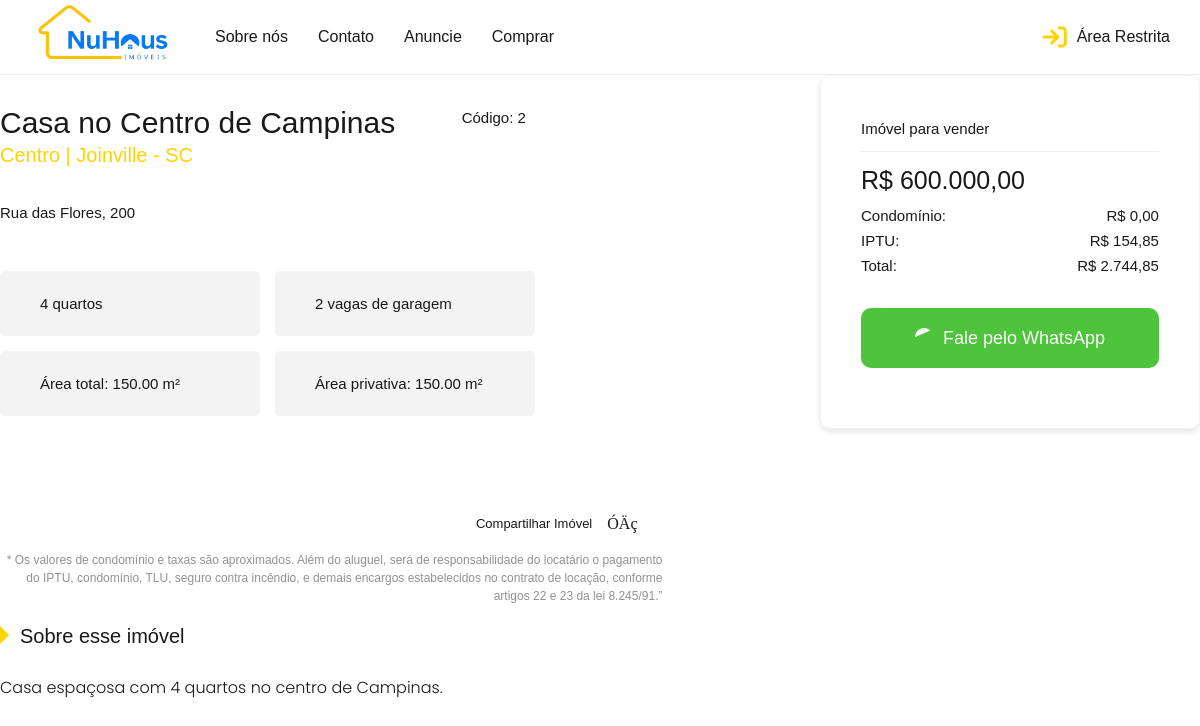
Page /imobiliaria/index.php?page=imovel&announcement_id=2 on the committed database.
### tables this page shows
CREATE TABLE announcement (
    announcement_id INT AUTO_INCREMENT PRIMARY KEY,
    title VARCHAR(255) NOT NULL,
    description TEXT NOT NULL,
    price DECIMAL(10, 2) NOT NULL,
    build_id INT NOT NULL,
    user_id INT NOT NULL,
	isHighlighted BOOLEAN NOT NULL,
    FOREIGN KEY (build_id) REFERENCES build(build_id),
    FOREIGN KEY (user_id) REFERENCES user(user_id)
);

CREATE TABLE build (
    build_id INT AUTO_INCREMENT PRIMARY KEY,
    address VARCHAR(255) NOT NULL,
    city_id INT,
    state_id INT,
    photos LONGTEXT,
    info_area_total DECIMAL(10, 2) NOT NULL,
    info_parking_space INT NOT NULL,
    info_rooms INT NOT NULL,
    neighborhood VARCHAR(100) NOT NULL,
    condominium_price DECIMAL(10, 2),
    is_condominium BOOLEAN NOT NULL,
    iptu_price DECIMAL(10, 2) NOT NULL,
    FOREIGN KEY (city_id) REFERENCES city(city_id),
    FOREIGN KEY (state_id) REFERENCES state(state_id)
);

### imobiliaria/pages/imovel.php (the view, shortened to what this page needs)
<!DOCTYPE html>
<html lang="pt-br">
<head>
    <link rel="stylesheet" type="text/css" href="../assets/css/style.css">
</head>
<body>
<?php
$con = mysqli_connect("localhost", "root", "", "corretora");
$announcement_id = isset($_GET['announcement_id']) ? intval($_GET['announcement_id']) : 0;
if ($announcement_id > 0) {
    $sql = "SELECT a.title, a.description, a.price, b.address, b.info_rooms, b.info_area_total, b.info_parking_space, b.neighborhood
            FROM announcement a
            JOIN build b ON a.build_id = b.build_id
            WHERE a.announcement_id = ?";
    $stmt = $con->prepare($sql);
    $stmt->bind_param("i", $announcement_id);
    $stmt->execute();
    $result = $stmt->get_result();
    $announcement = $result->fetch_assoc();
} else {
    die("ID do anúncio inválido.");
}
?>
<div class="propertie-item-inside property-content">
    <div class="content">
        <div class="row">
            <div class="col-md-7">
                <div class="description">
                    <div class="details">
                        <div class="row">
                            <div class="col-md-8">
                                <h1 class="title title-1 name"><?php echo htmlspecialchars($announcement['title']); ?>
                                    <div class="title title-3 location"><?php echo htmlspecialchars($announcement['neighborhood']); ?> | Joinville - SC</div>
                                </h1>
                            </div>
                            <div class="col-md-4">
                                <p class="text text-1">Código: <?php echo htmlspecialchars($announcement_id); ?></p>
                            </div>
                            <div class="col-md-12">
                                <p class="text text-1"><?php echo htmlspecialchars($announcement['address']); ?></p>
                            </div>
                        </div>
                    </div>
                    <div class="highlights">
                        <div class="highlight"><span class="text text-1"><?php echo htmlspecialchars($announcement['info_rooms']); ?> quartos</span></div>
                        <div class="highlight"><span class="text text-1"><?php echo htmlspecialchars($announcement['info_parking_space']); ?> vagas de garagem</span></div>
                        <div class="highlight"><span class="text text-1">Área total: <?php echo htmlspecialchars($announcement['info_area_total']); ?> m²</span></div>
                        <div class="highlight"><span class="text text-1">Área privativa: <?php echo htmlspecialchars($announcement['info_area_total']); ?> m²</span></div>
                    </div>
						<div class="shared-block">
                                <div class="shared"><span class="text text-6">Compartilhar Imóvel</span>
                                    <ul class="list">
                                        <li><a href="#"><img alt="" src="https://www.anageimoveis.com.br/static/media/whatsapp-black.c06983c1.svg" class="icon-whatsapp"></a></li>
                                    </ul>
                                </div>
                                <p class="text text-7">* Os valores de condomínio e taxas são aproximados. Além do aluguel, será de responsabilidade do locatário o pagamento do IPTU, condomínio, TLU, seguro contra incêndio, e demais encargos estabelecidos no contrato de locação, conforme artigos 22 e 23 da lei 8.245/91.”</p>
                            </div>
                </div>
                <div class="info">
                    <h4 class="title title-3">Sobre esse imóvel</h4>
                    <div class="block-text">
                        <div><?php echo nl2br(htmlspecialchars($announcement['description'])); ?></div>
                    </div>
                </div>
            </div>
            <div class="col-md-4 offset-md-1 hidden-mobile">
                <div class="sidebar">
                    <div class="block-info">
                        <p class="text property-type">Imóvel para vender</p>
                        <p class="title title-2"><span class="price">R$&nbsp;<?php echo number_format($announcement['price'], 2, ',', '.'); ?></span></p>
                        <div class="row">
                            <div class="col-7">
                                <p class="text text-1">Condomínio:</p>
                            </div>
                            <div class="col-5">
                                <p class="text text-1 text-right">R$&nbsp;0,00</p>
                            </div>
                        </div>
                        <div class="row">
                            <div class="col-7">
                                <p class="text text-1">IPTU:</p>
                            </div>
                            <div class="col-5">
                                <p class="text text-1 text-right">R$&nbsp;154,85</p>
                            </div>
                        </div>
                        <div class="row">
                            <div class="col-7">
							<p class="text text-1"><span>Total:</span></p>
                            </div>
                            <div class="col-5">
                                <p class="text text-1 text-right"><span>R$&nbsp;2.744,85</span></p>
                            </div>
                        </div>
                    </div>
                    <div class="block-actions"><a href="https://web.whatsapp.com/send?phone=+5547996531009" target="_blank" class="btn new-whatsapp"><svg version="1.1" xmlns="http://www.w3.org/2000/svg" width="512" height="512" viewBox="0 0 512 512">
                                <path d="M436.5 74.4c-47.9-48-111.6-74.4-179.5-74.4-139.8 0-253.6 113.8-253.6 253.7 0 44.7"></path></svg>Fale pelo WhatsApp</a></div>
                </div>
            </div>
        </div>
    </div>
</div>
</body>
</html>

### imobiliaria/assets/css/style.css (style rules this page uses)
:root { --site-color: #ffd300;--font-color: #1a1818;--padding-default: 30px }
* { box-sizing:border-box }
html,body { font-size:16px }
body { font-family:"Poppins", sans-serif;color:var(--font-color) }
a { text-decoration:none }
.propertie-item-inside .content { max-width:1280px;margin-left:auto;margin-right:auto }

### imobiliaria/pages/imovel.php (style rules this page uses)
body { overflow: hidden; }
.content { overflow: hidden; }

### rows in the picture
announcement: title "Casa no Centro de Campinas", build.neighborhood "Centro", build.address "Rua das Flores, 200", build.info_rooms "4", build.info_parking_space "2", build.info_area_total "150.00", description "Casa espaçosa com 4 quartos no centro de Campinas.", price "600.000,00"

### other values in the picture
$announcement_id "2"
